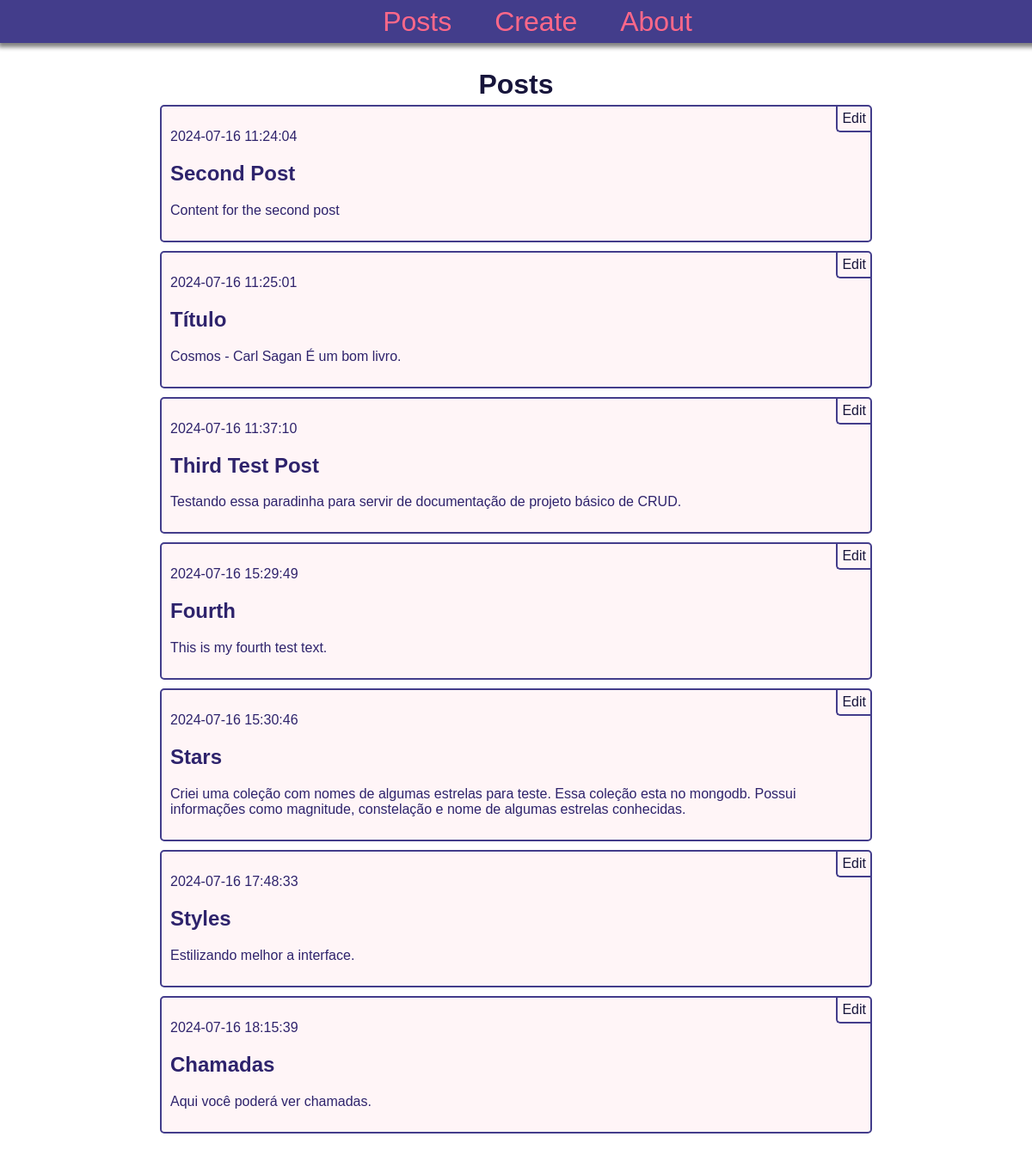
Before: / with the older database file.
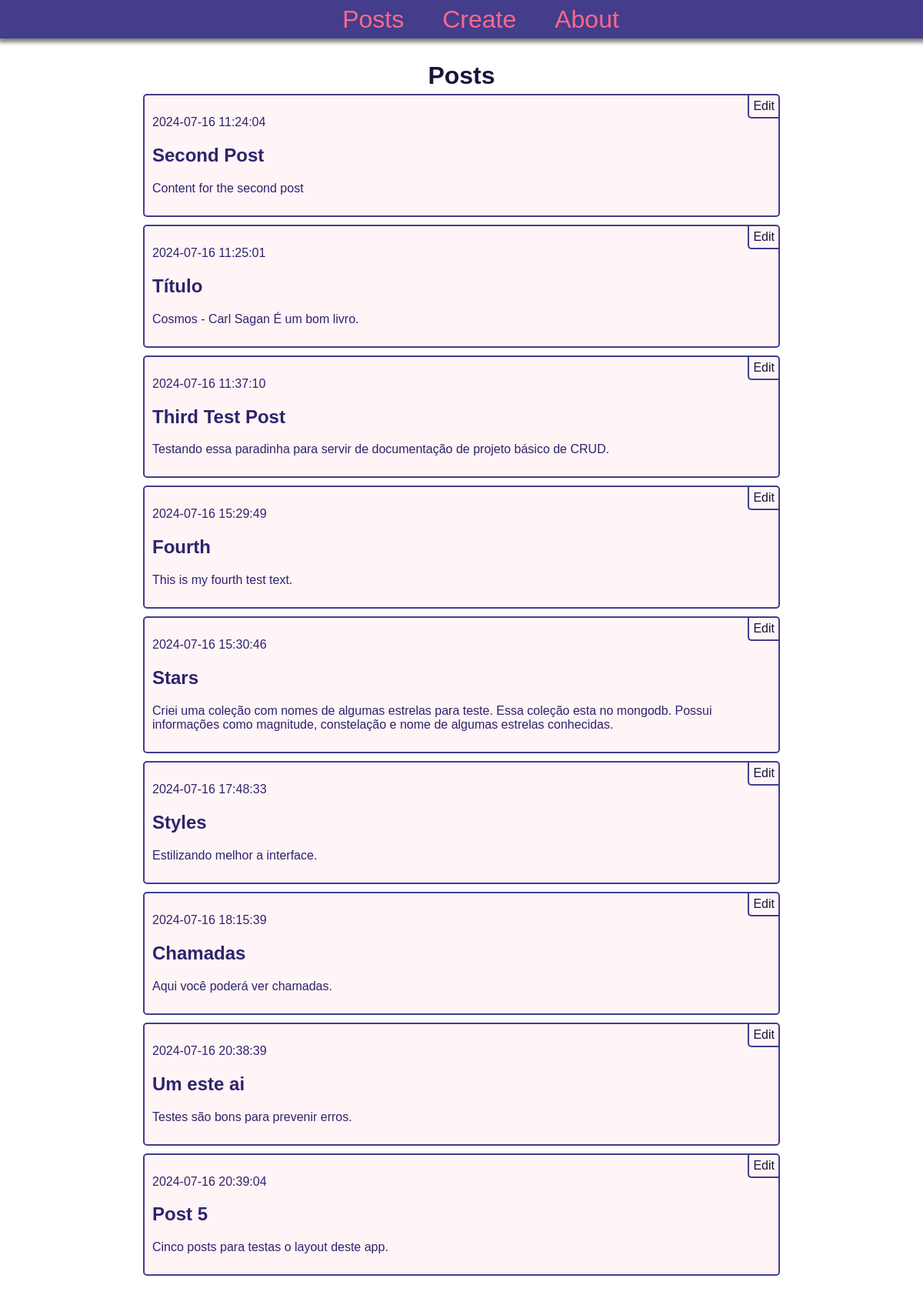
After: the same page with the newer database file.
### tables this page shows
CREATE TABLE posts (
    id INTEGER PRIMARY KEY AUTOINCREMENT,
    created TIMESTAMP NOT NULL DEFAULT CURRENT_TIMESTAMP,
    title TEXT NOT NULL,
    content TEXT NOT NULL
);

### app.py (the view)
@app.route('/')
def index():
    conn = get_db_connection()
    posts = conn.execute('SELECT * FROM posts').fetchall()
    conn.close()
    return render_template('index.html', posts=posts)

### app.py (called while the page is built)
def get_db_connection():
    conn = sqlite3.connect('./database/database.db')
    conn.row_factory = sqlite3.Row
    return conn

### templates/index.html
{% extends 'base.html' %}
{% block content %}
    <h1>{% block title %} Posts {% endblock %}</h1>
    {% for post in posts %}
        <div class='post'>
            <p>{{ post['created'] }}</p>
            <h2>{{ post['title'] }}</h2>
            <p>{{ post['content'] }}</p>
            <a class="edit-button" href="{{ url_for('edit', id=post['id']) }}">Edit</a>
        </div>
    {% endfor %}
{% endblock %}

### templates/base.html (shortened to what this page needs)
<!DOCTYPE html>
<html lang="en">
<head>
    <link rel="stylesheet" href="{{ url_for('static', filename='styles.css') }}">
    <link rel="stylesheet" href="{{ url_for('static', filename='scroll-bars-styles.css') }}">
</head>
<body>
    <nav>
        <a href="{{ url_for('index') }}">Posts</a>
        <a href="{{ url_for('create') }}">Create</a>
        <a href="{{ url_for('about') }}">About</a>
    </nav>
    <div class="content">
        {% block content %} {% endblock %}
    </div>
</body>
</html>

### static/styles.css (style rules this page uses)
* { font-family: sans-serif; box-sizing: border-box; }
body { width: 100%; height: 100vh; margin: 0; display: flex; flex-direction: column; align-items: center; justify-content: flex-start; gap: 0; }
nav { background-color: #433D8B; display: flex; align-items: center; justify-content: center; padding: 10px; width: 100%; height: 50px; box-shadow: 3px 0px 5px 5px #808080; }
nav a { color: #ff6889; font-size: 2em; margin-left: 50px; text-decoration: none; transition: all 0.3s; }
.content { width: 80%; display: flex; padding: 20px; align-items: center; justify-content: start; flex-direction: column; margin-top: 10px; overflow-y: scroll; }
.content h1 { color: #17153B; margin: 0; }
.post { color: #2E236C; width: 90%; padding: 10px; margin: 5px; background-color: #fff5f7; border-radius: 5px; border: 2px solid #433D8B; transition: all 0.15s; position: relative; }
.edit-button { padding: 5px; color: #17153B; text-decoration: none; display: inline-block; background-color: transparent; border-left: 2px solid #433D8B; border-bottom: 2px solid #433D8B; border-radius: 0 0 0 5px; position: absolute; top: 0; right: 0; transition: all 0.3s ease; }

### static/scroll-bars-styles.css (style rules this page uses)
* { scrollbar-width: thin; scrollbar-color: #800080 #f1f1f1; }

Changed rows visible on the page:
added posts: created "2024-07-16 20:38:39", title "Um este ai", content "Testes são bons para prevenir erros."
added posts: created "2024-07-16 20:39:04", title "Post 5", content "Cinco posts para testas o layout deste app."
